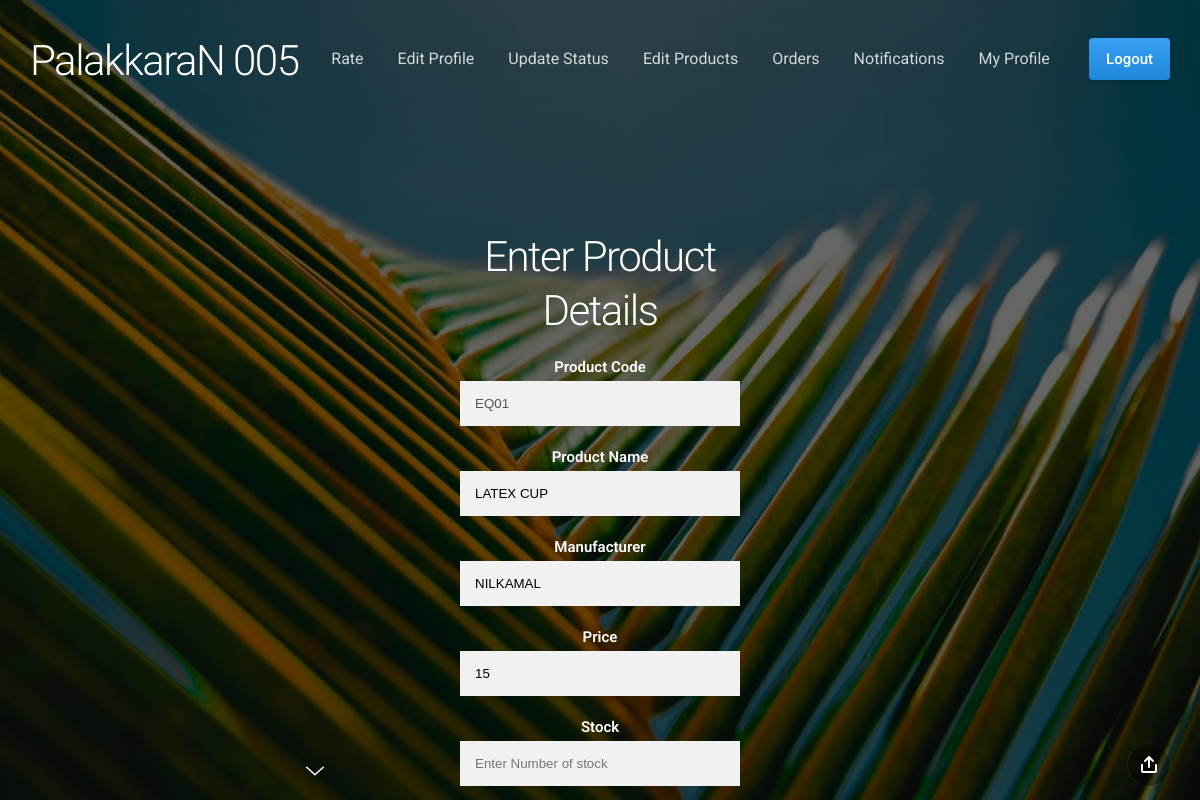
Page /admnproduct1.php?pcod=EQ01 on the committed database.
### tables this page shows
CREATE TABLE IF NOT EXISTS `product` (
  `pdtcode` varchar(5) NOT NULL,
  `name` varchar(30) NOT NULL,
  `mfatur` varchar(30) DEFAULT NULL,
  `price` int(7) NOT NULL,
  `stock` int(6) NOT NULL,
  PRIMARY KEY (`pdtcode`)
);

### admnproduct1.php (the view, shortened to what this page needs)
<!doctype html>
<html>
<head>
	<link href="css/slides.min.css" rel="stylesheet" type="text/css">
    <link href="css/mystyle.css" rel="stylesheet" type="text/css">
</head>
<?php include("admn.php")?>
<section class="slide fade-6 kenBurns" data-name="">
  <div class="content">
    <div class="container">
      <div class="wrap">
       <center>
<div class="" id="">
<div style="margin-top:100px;
">
 <?php
	require("db.php");
	$pdt=$_GET['pcod'];
	$sql="select * from product where pdtcode='$pdt'" or die(mysqli_error($con));
	$res=mysqli_query($con,$sql);
	if(mysqli_num_rows($res)<=0)
	{
		echo "<script>alert('product not exist');</script>";
	}
	else{
		$r=mysqli_fetch_array($res);
	}
	?>
  <form action="" method="post" class="form-container" >
    <h1>Enter Product Details</h1>
    <label for="pdtcd"><b>Product Code</b></label>
    <input type="text" value='<?php echo $r['pdtcode']?>' name="pdtcd" disabled>
    <label for="pdtname"><b>Product Name</b></label>
    <input type="text" value="<?php echo $r['name']?>" name="pdtname" >
	<label for="pdtmnf"><b>Manufacturer</b></label>
    <input type="text" value="<?php echo $r['mfatur']?>" name="pdtmnf" required>
	<label for="pdtrs"><b>Price</b></label>
    <input type="text" value="<?php echo $r['price']?>" name="pdtrs" required>
	<label for="pdtst"><b>Stock</b></label>
    <input type="text" placeholder="Enter Number of stock" name="pdtst" required>
  </form>
  </div>
</div>
	   </center>
      </div>
    </div>
  </div>
</section>
<nav class="panel bottom forceMobileView">
  <div class="sections desktop">
    <div class="center"><span class="nextSlide"><svg><use xmlns:xlink="http://www.w3.org/1999/xlink" xlink:href="#arrow-down"></use></svg></span></div>
    <div class="right"><span data-dropdown-id="2" class="button actionButton dropdownTrigger"><svg><use xmlns:xlink="http://www.w3.org/1999/xlink" xlink:href="#share"></use></svg></span></div>
  </div>
</nav>
</body>
</html>

### mystyle.css (style rules this page uses)
.form-container { max-width: 300px; padding: 10px; }
.form-container input[type=text], .form-container input[type=password] { width: 100%; padding: 15px; margin: 5px 0 22px 0; border: none; background: #f1f1f1; }

### rows in the picture
product: pdtcd "EQ01", pdtname "LATEX CUP", pdtmnf "NILKAMAL", pdtrs "15"
